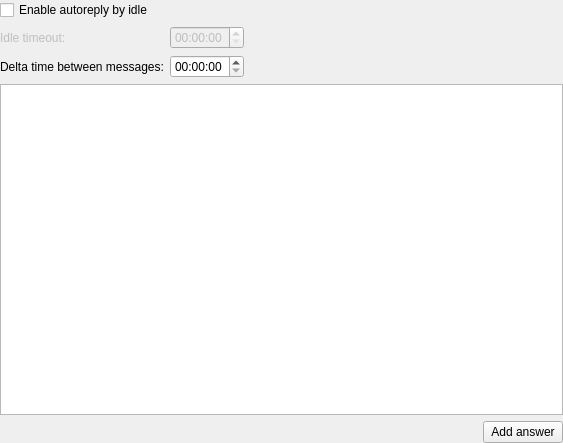
<?xml version="1.0" encoding="UTF-8"?>
<ui version="4.0">
 <class>AutoReplySettingsWidget</class>
 <widget class="QWidget" name="AutoReplySettingsWidget">
  <property name="geometry">
   <rect>
    <x>0</x>
    <y>0</y>
    <width>563</width>
    <height>443</height>
   </rect>
  </property>
  <property name="windowTitle">
   <string>Form</string>
  </property>
  <layout class="QGridLayout" name="gridLayout_2">
   <property name="margin">
    <number>0</number>
   </property>
   <item row="0" column="0">
    <widget class="QCheckBox" name="automaticBox">
     <property name="text">
      <string>Enable autoreply by idle</string>
     </property>
    </widget>
   </item>
   <item row="1" column="0">
    <layout class="QFormLayout" name="formLayout">
     <property name="fieldGrowthPolicy">
      <enum>QFormLayout::FieldsStayAtSizeHint</enum>
     </property>
     <item row="0" column="0">
      <widget class="QLabel" name="label">
       <property name="enabled">
        <bool>false</bool>
       </property>
       <property name="text">
        <string>Idle timeout:</string>
       </property>
      </widget>
     </item>
     <item row="0" column="1">
      <widget class="QTimeEdit" name="timeEdit">
       <property name="enabled">
        <bool>false</bool>
       </property>
       <property name="displayFormat">
        <string>hh:mm:ss</string>
       </property>
      </widget>
     </item>
     <item row="1" column="0">
      <widget class="QLabel" name="label_2">
       <property name="text">
        <string>Delta time between messages:</string>
       </property>
      </widget>
     </item>
     <item row="1" column="1">
      <widget class="QTimeEdit" name="deltaTimeEdit">
       <property name="displayFormat">
        <string>hh:mm:ss</string>
       </property>
      </widget>
     </item>
    </layout>
   </item>
   <item row="2" column="0">
    <widget class="QStackedWidget" name="stackedWidget">
     <property name="sizePolicy">
      <sizepolicy hsizetype="Preferred" vsizetype="MinimumExpanding">
       <horstretch>0</horstretch>
       <verstretch>0</verstretch>
      </sizepolicy>
     </property>
     <property name="currentIndex">
      <number>0</number>
     </property>
     <widget class="QWidget" name="page">
      <layout class="QGridLayout" name="gridLayout">
       <property name="margin">
        <number>0</number>
       </property>
       <item row="0" column="0" colspan="2">
        <widget class="QListWidget" name="answersList">
         <property name="verticalScrollMode">
          <enum>QAbstractItemView::ScrollPerPixel</enum>
         </property>
        </widget>
       </item>
       <item row="1" column="0">
        <spacer name="horizontalSpacer">
         <property name="orientation">
          <enum>Qt::Horizontal</enum>
         </property>
         <property name="sizeHint" stdset="0">
          <size>
           <width>425</width>
           <height>20</height>
          </size>
         </property>
        </spacer>
       </item>
       <item row="1" column="1">
        <widget class="QPushButton" name="addButton">
         <property name="text">
          <string>Add answer</string>
         </property>
        </widget>
       </item>
      </layout>
     </widget>
     <widget class="QWidget" name="page_2">
      <layout class="QHBoxLayout" name="horizontalLayout_2">
       <property name="margin">
        <number>0</number>
       </property>
       <item>
        <widget class="QPlainTextEdit" name="plainTextEdit"/>
       </item>
      </layout>
     </widget>
    </widget>
   </item>
  </layout>
 </widget>
 <resources/>
 <connections>
  <connection>
   <sender>automaticBox</sender>
   <signal>toggled(bool)</signal>
   <receiver>label</receiver>
   <slot>setEnabled(bool)</slot>
   <hints>
    <hint type="sourcelabel">
     <x>143</x>
     <y>14</y>
    </hint>
    <hint type="destinationlabel">
     <x>245</x>
     <y>38</y>
    </hint>
   </hints>
  </connection>
  <connection>
   <sender>automaticBox</sender>
   <signal>toggled(bool)</signal>
   <receiver>timeEdit</receiver>
   <slot>setEnabled(bool)</slot>
   <hints>
    <hint type="sourcelabel">
     <x>182</x>
     <y>8</y>
    </hint>
    <hint type="destinationlabel">
     <x>324</x>
     <y>39</y>
    </hint>
   </hints>
  </connection>
 </connections>
</ui>
